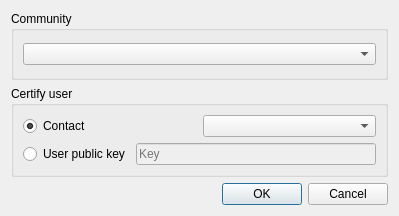
<?xml version="1.0" encoding="UTF-8"?>
<ui version="4.0">
 <class>CertificationDialog</class>
 <widget class="QDialog" name="CertificationDialog">
  <property name="geometry">
   <rect>
    <x>0</x>
    <y>0</y>
    <width>399</width>
    <height>216</height>
   </rect>
  </property>
  <property name="windowTitle">
   <string>Certification</string>
  </property>
  <layout class="QVBoxLayout" name="verticalLayout">
   <item>
    <widget class="QGroupBox" name="groupBox_2">
     <property name="title">
      <string>Community</string>
     </property>
     <layout class="QHBoxLayout" name="horizontalLayout_4">
      <item>
       <widget class="QComboBox" name="combo_community"/>
      </item>
     </layout>
    </widget>
   </item>
   <item>
    <widget class="QGroupBox" name="groupBox">
     <property name="title">
      <string>Certify user</string>
     </property>
     <layout class="QVBoxLayout" name="verticalLayout_2">
      <item>
       <layout class="QHBoxLayout" name="horizontalLayout_2">
        <item>
         <widget class="QRadioButton" name="radio_contact">
          <property name="text">
           <string>Contact</string>
          </property>
          <property name="checked">
           <bool>true</bool>
          </property>
         </widget>
        </item>
        <item>
         <widget class="QComboBox" name="combo_contact">
          <property name="enabled">
           <bool>true</bool>
          </property>
         </widget>
        </item>
       </layout>
      </item>
      <item>
       <layout class="QHBoxLayout" name="horizontalLayout">
        <item>
         <widget class="QRadioButton" name="radio_pubkey">
          <property name="text">
           <string>User public key</string>
          </property>
          <property name="checked">
           <bool>false</bool>
          </property>
         </widget>
        </item>
        <item>
         <widget class="QLineEdit" name="edit_pubkey">
          <property name="enabled">
           <bool>false</bool>
          </property>
          <property name="inputMask">
           <string/>
          </property>
          <property name="text">
           <string/>
          </property>
          <property name="placeholderText">
           <string>Key</string>
          </property>
         </widget>
        </item>
       </layout>
      </item>
     </layout>
    </widget>
   </item>
   <item>
    <widget class="QDialogButtonBox" name="button_box">
     <property name="orientation">
      <enum>Qt::Horizontal</enum>
     </property>
     <property name="standardButtons">
      <set>QDialogButtonBox::Cancel|QDialogButtonBox::Ok</set>
     </property>
    </widget>
   </item>
  </layout>
 </widget>
 <resources/>
 <connections>
  <connection>
   <sender>button_box</sender>
   <signal>accepted()</signal>
   <receiver>CertificationDialog</receiver>
   <slot>accept()</slot>
   <hints>
    <hint type="sourcelabel">
     <x>248</x>
     <y>254</y>
    </hint>
    <hint type="destinationlabel">
     <x>157</x>
     <y>274</y>
    </hint>
   </hints>
  </connection>
  <connection>
   <sender>button_box</sender>
   <signal>rejected()</signal>
   <receiver>CertificationDialog</receiver>
   <slot>reject()</slot>
   <hints>
    <hint type="sourcelabel">
     <x>316</x>
     <y>260</y>
    </hint>
    <hint type="destinationlabel">
     <x>286</x>
     <y>274</y>
    </hint>
   </hints>
  </connection>
  <connection>
   <sender>radio_pubkey</sender>
   <signal>toggled(bool)</signal>
   <receiver>CertificationDialog</receiver>
   <slot>recipient_mode_changed(bool)</slot>
   <hints>
    <hint type="sourcelabel">
     <x>87</x>
     <y>51</y>
    </hint>
    <hint type="destinationlabel">
     <x>199</x>
     <y>244</y>
    </hint>
   </hints>
  </connection>
  <connection>
   <sender>combo_community</sender>
   <signal>currentIndexChanged(int)</signal>
   <receiver>CertificationDialog</receiver>
   <slot>change_current_community(int)</slot>
   <hints>
    <hint type="sourcelabel">
     <x>199</x>
     <y>50</y>
    </hint>
    <hint type="destinationlabel">
     <x>199</x>
     <y>165</y>
    </hint>
   </hints>
  </connection>
 </connections>
 <slots>
  <slot>open_manage_wallet_coins()</slot>
  <slot>change_displayed_wallet(int)</slot>
  <slot>transfer_mode_changed(bool)</slot>
  <slot>recipient_mode_changed(bool)</slot>
  <slot>change_current_community(int)</slot>
  <slot>amount_changed()</slot>
  <slot>relative_amount_changed()</slot>
 </slots>
</ui>
